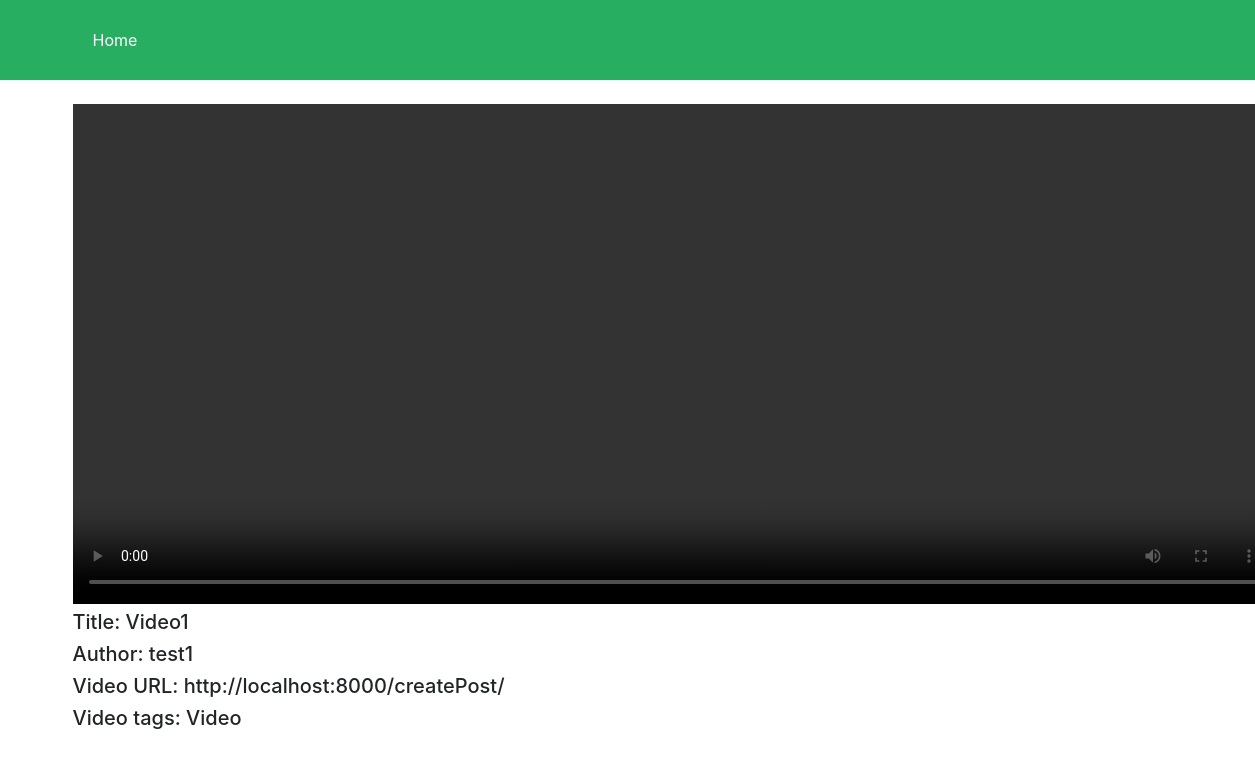
/user_details/21, run on an earlier commit of the app's database.
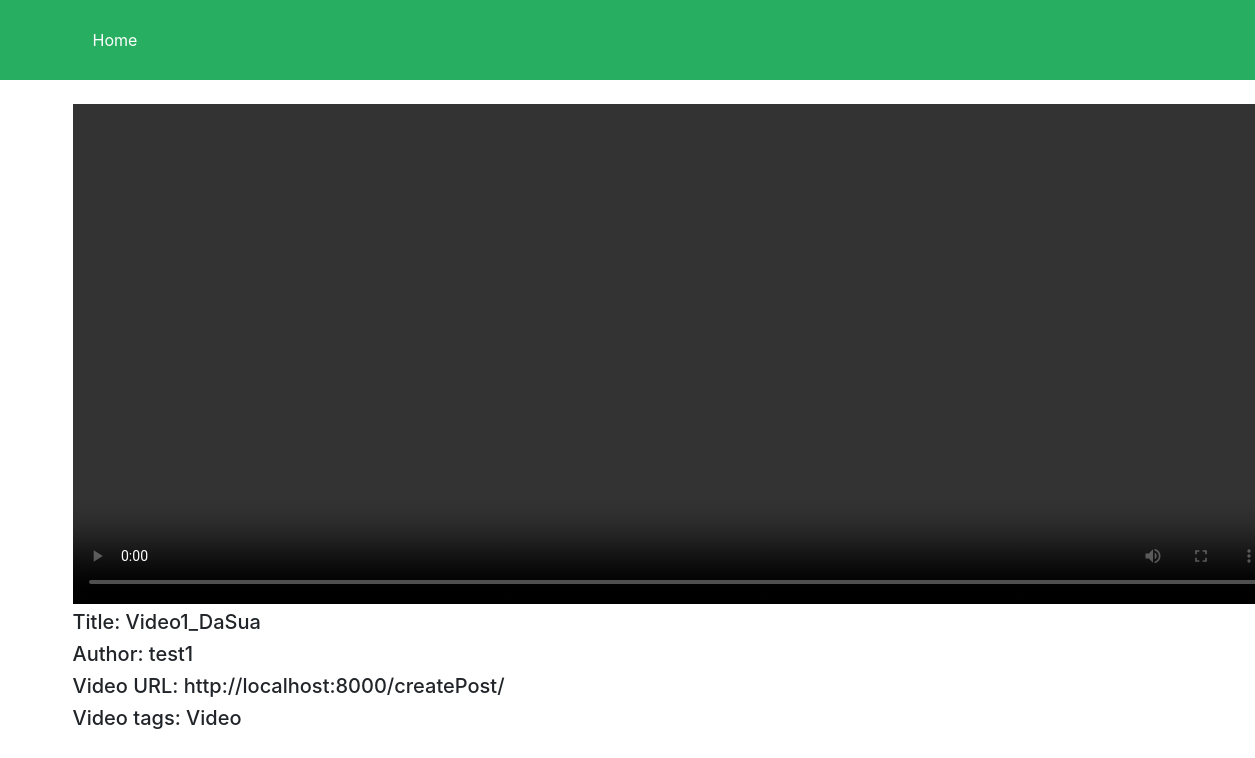
And on a later commit of the database.
### post/models.py (models this page shows, shortened)
class Post(models.Model):
    root_user = models.ForeignKey(User, on_delete=models.CASCADE, null=True)
    video_caption = models.CharField(max_length=500)
    video_file = models.FileField(upload_to='uploaded_videos', null=True, blank=True)
    video_url = models.CharField(max_length=1000, null=True, blank=True)
    video_tags = models.TextField(max_length=2000, null=True, blank=True)

### post/views.py (the view)
# urls.py: path('user_details/<usr_id>', views.user_details, name='user_details'),
def user_details(request, usr_id):
    auth_usr = request.user
    obj = Post.objects.filter(id=usr_id)
    context = {
        'usr': auth_usr,
        'obj': obj
    }
    return render(request, 'post/user_details.html', context)

### post/templates/post/user_details.html
{% extends 'post/index.html' %}
{% block content %}
    <center>
        {% for i in obj %}
            <br>
            <div class="container">
                <video src="{{ i.video_file.url }}" width="1200" height="500" controls></video>
                <h5 class="text-left">Title: {{ i.video_caption }}</h5>
                <h5 class="text-left">Author: {{ i.root_user }}</h5>
                <h5 class="text-left">Video URL: {{ i.video_url }}</h5>
                <h5 class="text-left">Video tags: {{i.video_tags}}</h5>
            </div>
        {% endfor %}
    </center>
{% endblock %}

What changed in the data, as far as the page shows it:
changed Post "http://localhost:8000/createPost/": video_caption "Video1" → "Video1_DaSua"
